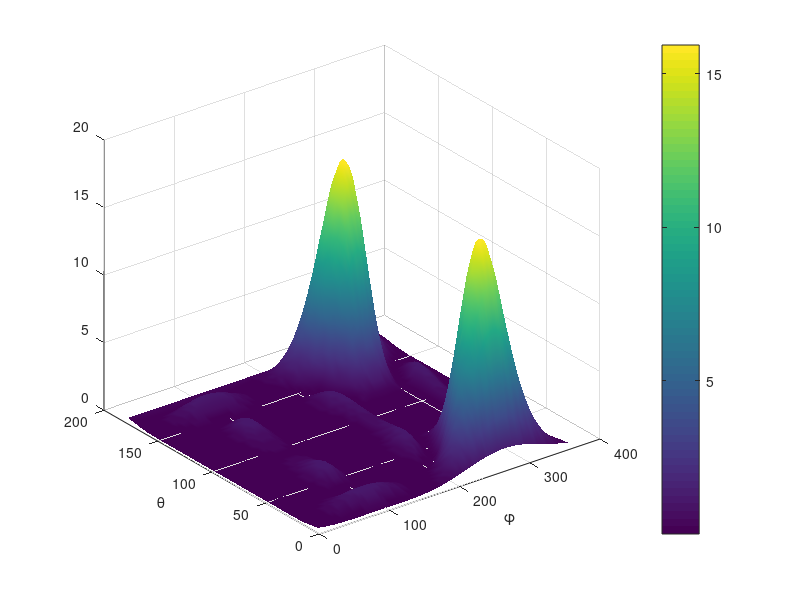

The MATLAB source for this figure:
%ITNOA
% Coded by Hadi AliAkbarian (hadi_alik@yahoo.com)
%3D Array Factor of a 4x4 planar array antenna 
%Elements on the x and y axis
%Element factor is ignored
%Power Array factor is calculated and plotted
%Code can be extended for larger arrays
clc
clear
       
%constants
c=3e8;
f=1.8e9;
lambda=c/f;
dx=lambda/2; %distance between elements (X)
dy=lambda/2;%distance between elements (Y)
AB=[1 1 1 1;
    1 1 1 1;
    1 1 1 1;
    1 1 1 1]; % Array amplitudes
AB_phase=[0 80 160 240;
          0 80 160 240;
          0 80 160 240;
          0 80 160 240]*pi/180; %Array phases
AB_coe=AB.*(cos(AB_phase)+j*sin(AB_phase));
total_power= ( sum(sum(AB.^2)) ); 
%AF calculation
theta0=[pi/50:pi/50:pi];
phi0=[pi/50:pi/50:2*pi];
[phi,theta]=meshgrid(phi0,theta0);
sinU=sin(theta).*cos(phi);
sinV=sin(theta).*sin(phi);
AF_Field=0;
for n=1:4
    for m=1:4
        AF_Field = AB_coe(n,m)*exp(j*2*pi*(n-1)/lambda*dx*(sinU)).*exp(j*2*pi*(m-1)/lambda*dy*(sinV)) + AF_Field; 
    end
end
AF_power=AF_Field.^2;
AF_power_normalized=AF_power/total_power;
%Plotting
%mesh(phi0*180/pi,theta0*180/pi,20*log10(abs(AF)))
axis([0 360 0 180 -10 6])
surf(phi0*180/pi,theta0*180/pi,(abs(AF_power_normalized))), colorbar
xlabel('\phi')
ylabel('\theta')
shading interp
